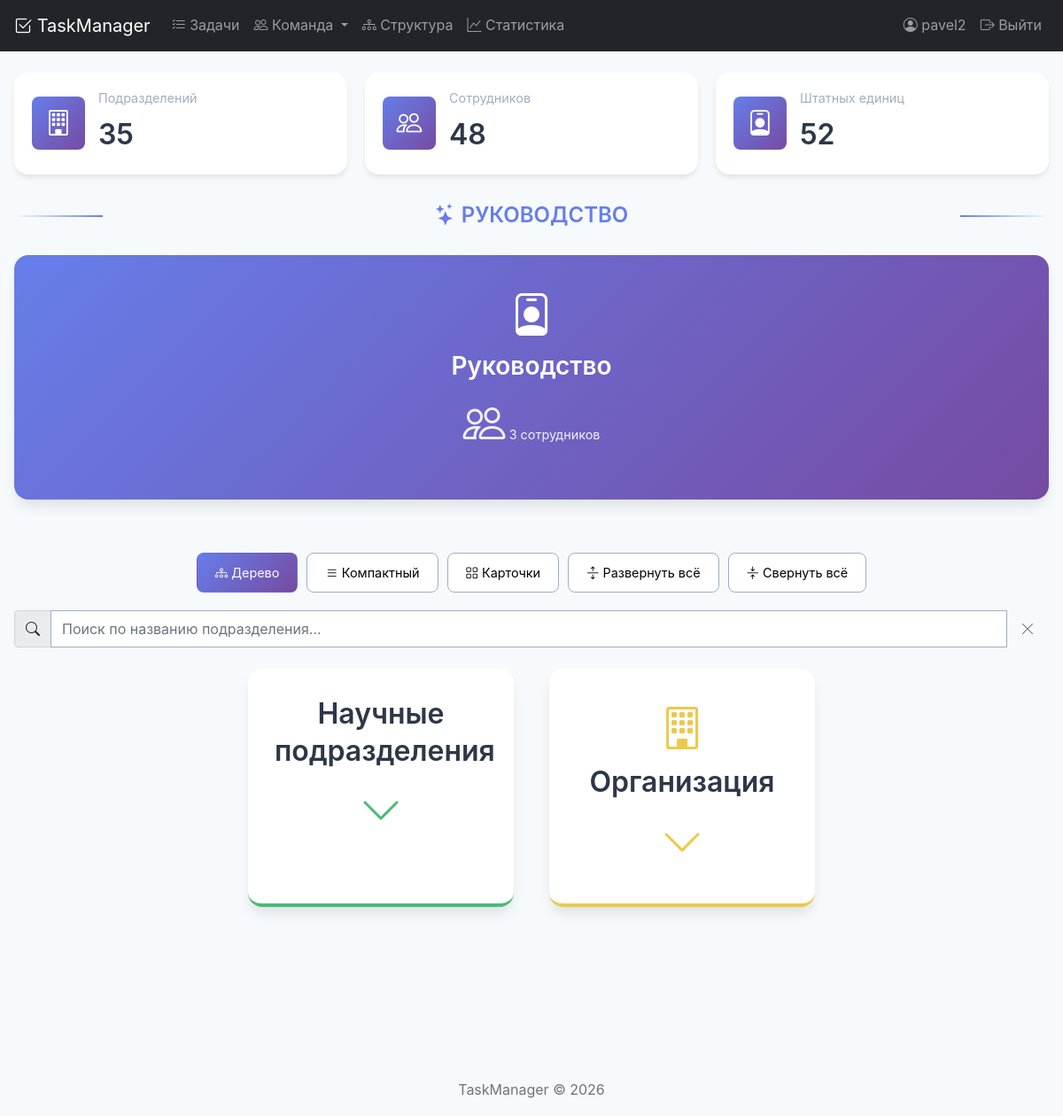
Before: /org-chart/ (signed in) with the older database file.
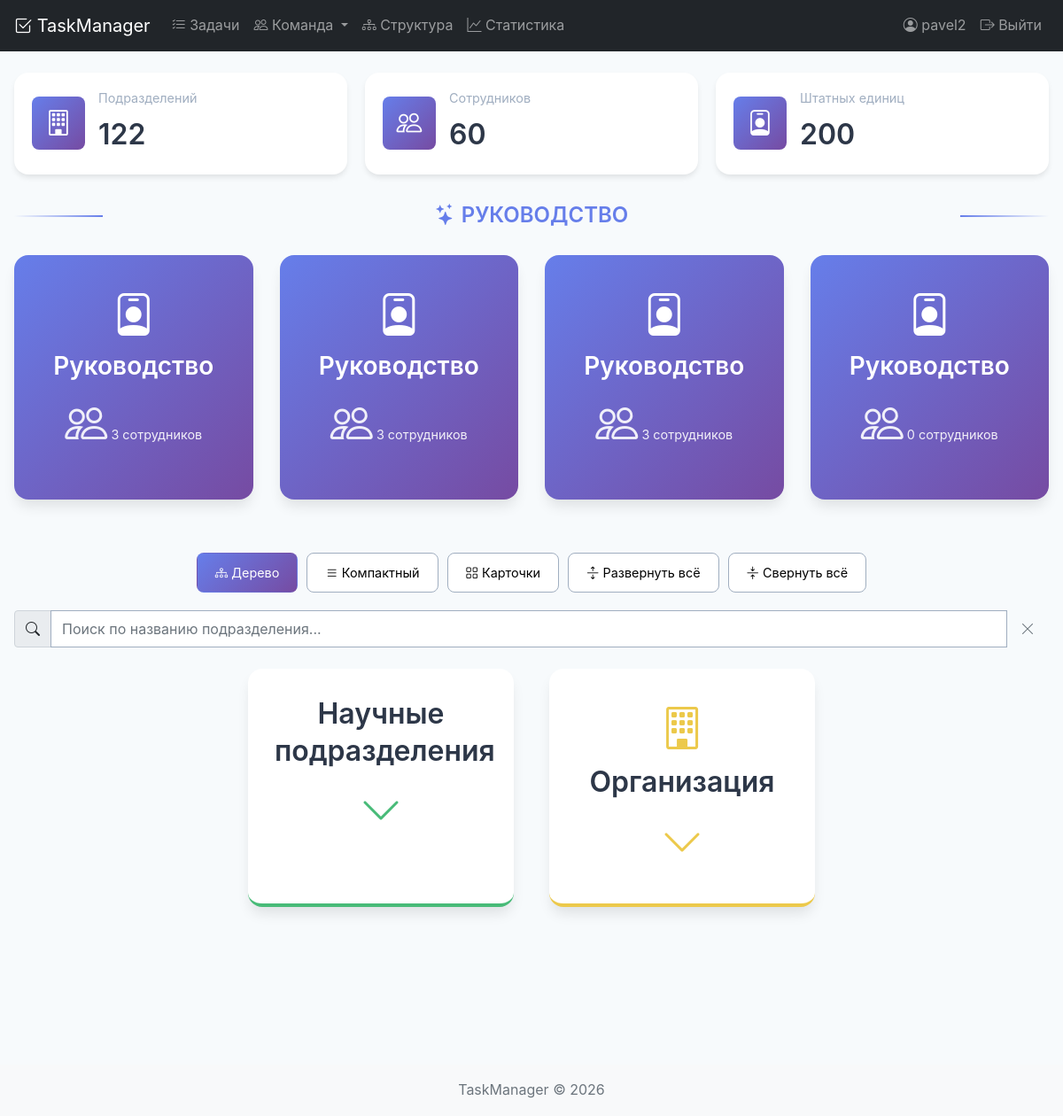
After: the same page with the newer database file.
### tasks/models.py (models this page shows, shortened)
class Department(models.Model):
    name = models.CharField('Название', max_length=255)
    code = models.CharField('Код', max_length=50, blank=True, null=True)
    parent = models.ForeignKey(
        'self',
        on_delete=models.CASCADE,
        verbose_name='Вышестоящее подразделение',
        related_name='children',
        null=True,
        blank=True
    )
    level = models.IntegerField('Уровень вложенности', default=0)
    full_path = models.CharField('Полный путь', max_length=500, blank=True)
    TYPE_CHOICES = [
        ('directorate', 'Дирекция'),
        ('department', 'Отдел'),
        ('laboratory', 'Лаборатория'),
        ('group', 'Группа'),
        ('service', 'Служба'),
        ('division', 'Отделение'),
    ]
    type = models.CharField('Тип', max_length=20, choices=TYPE_CHOICES, default='department')
    created_date = models.DateTimeField('Дата создания', auto_now_add=True)
    updated_date = models.DateTimeField('Дата обновления', auto_now=True)
    class Meta:
        verbose_name = 'Подразделение'
        verbose_name_plural = 'Подразделения'
        ordering = ['full_path']
        indexes = [
            models.Index(fields=['parent'], name='dept_parent_idx'),
            models.Index(fields=['type'], name='dept_type_idx'),
            models.Index(fields=['name'], name='dept_name_idx'),
            models.Index(fields=['full_path'], name='dept_full_path_idx'),
            models.Index(fields=['level'], name='dept_level_idx'),
        ]

### tasks/views/dashboard_views.py (the view)
# urls.py: path('org-chart/', organization_chart, name='organization_chart'),
@login_required
def organization_chart(request):
    cache_key = 'org_chart_data_v3'
    cached_data = cache.get(cache_key)
    if cached_data:
        print("📦 Данные загружены из кэша")
        return render(request, 'tasks/organization_chart.html', cached_data)
    print("🔄 Загружаем данные из базы...")
    departments = Department.objects.annotate(
        staff_count=Count('staff_positions', filter=Q(staff_positions__is_active=True))
    ).prefetch_related(
        Prefetch('staff_positions',
                queryset=StaffPosition.objects.filter(is_active=True).select_related('employee', 'position')),
        Prefetch('children',
                queryset=Department.objects.annotate(
                    child_staff_count=Count('staff_positions', filter=Q(staff_positions__is_active=True))
                ).prefetch_related(
                    Prefetch('staff_positions',
                            queryset=StaffPosition.objects.filter(is_active=True).select_related('employee', 'position')),
                    Prefetch('children',
                            queryset=Department.objects.annotate(
                                grandchild_staff_count=Count('staff_positions', filter=Q(staff_positions__is_active=True))
                            ).prefetch_related(
                                Prefetch('staff_positions',
                                        queryset=StaffPosition.objects.filter(is_active=True).select_related('employee', 'position'))
                            ))
                ))
    ).order_by('name')
    dept_list = list(departments)
    dept_dict = {d.id: d for d in dept_list}
    for dept in dept_list:
        dept.children_list = []
    root_departments = []
    for dept in dept_list:
        if dept.parent_id:
            parent = dept_dict.get(dept.parent_id)
            if parent:
                parent.children_list.append(dept)
        else:
            root_departments.append(dept)
    departments_by_type = {
        'institute': [],
        'department': [],
        'laboratory': [],
        'group': [],
        'service': [],
    }
    for dept in dept_list:
        dept_type = dept.type
        if dept_type in ['institute', 'directorate']:
            departments_by_type['institute'].append(dept)
        elif dept_type in departments_by_type:
            departments_by_type[dept_type].append(dept)
    radiobiology_institute = None
    for dept in dept_list:
        if 'радиационной биологии' in dept.name.lower():
            radiobiology_institute = dept
            break
    total_departments = len(dept_list)
    total_staff_positions = StaffPosition.objects.filter(is_active=True).count()
    total_employees = StaffPosition.objects.filter(is_active=True).values('employee').distinct().count()
    context = {
        'root_departments': root_departments,
        'departments_by_type': departments_by_type,
        'radiobiology_institute': radiobiology_institute,
        'total_departments': total_departments,
        'total_employees': total_employees,
        'total_staff_positions': total_staff_positions,
    }
    cache.set(cache_key, context, 60 * 10)
    return render(request, 'tasks/organization_chart.html', context)

### tasks/models.py (called while the page is built)
    @property
    def short_name(self):
        result = self.last_name
        if self.first_name:
            result += f" {self.first_name[0]}."
        if self.patronymic:
            result += f"{self.patronymic[0]}."  # Убираем пробел перед отчеством
        return result

### taskmanager/tasks/templates/tasks/organization_chart.html (shortened to what this page needs)
{% extends 'base.html' %}
{% load static %}
{% block extra_css %}
    <link href="{% static 'css/organization.css' %}" rel="stylesheet">
{% endblock %}
{% block content %}
<div class="org-chart-container">
    <div class="stats-cards">
        <div class="stat-card">
            <div class="stat-icon">
                <i class="bi bi-building"></i>
            </div>
            <div class="stat-info">
                <h3>Подразделений</h3>
                <p>{{ total_departments }}</p>
            </div>
        </div>
        <div class="stat-card">
            <div class="stat-icon">
                <i class="bi bi-people"></i>
            </div>
            <div class="stat-info">
                <h3>Сотрудников</h3>
                <p>{{ total_employees }}</p>
            </div>
        </div>
        <div class="stat-card">
            <div class="stat-icon">
                <i class="bi bi-person-badge"></i>
            </div>
            <div class="stat-info">
                <h3>Штатных единиц</h3>
                <p>{{ total_staff_positions }}</p>
            </div>
        </div>
    </div>
    <div class="leadership-section">
        <h2 class="leadership-title">
            <i class="bi bi-stars"></i> РУКОВОДСТВО
        </h2>
        <div class="leadership-grid">
            {% for dept in root_departments %}
                {% if 'руководств' in dept.name|lower or dept.type == 'directorate' %}
                    <div class="leadership-card">
                        <i class="bi bi-person-badge"></i>
                        <h3>{{ dept.name|truncatechars:40 }}</h3>
                        <p>
                            <i class="bi bi-people"></i>
                            {{ dept.staff_positions.count }} сотрудников
                        </p>
                    </div>
                {% endif %}
            {% endfor %}
        </div>
    </div>
    <div class="control-buttons">
        <button class="control-btn active" onclick="setView('tree')">
            <i class="bi bi-diagram-3"></i> Дерево
        </button>
        <button class="control-btn" onclick="setView('compact')">
            <i class="bi bi-list"></i> Компактный
        </button>
        <button class="control-btn" onclick="setView('cards')">
            <i class="bi bi-grid"></i> Карточки
        </button>
        <button class="control-btn" onclick="OrgTree.expandAll()">
            <i class="bi bi-arrows-expand"></i> Развернуть всё
        </button>
        <button class="control-btn" onclick="OrgTree.collapseAll()">
            <i class="bi bi-arrows-collapse"></i> Свернуть всё
        </button>
    </div>
    <div class="search-box mb-4">
        <div class="input-group">
            <span class="input-group-text"><i class="bi bi-search"></i></span>
            <input type="text" class="form-control" id="search-input"
                   placeholder="Поиск по названию подразделения...">
            <button class="btn btn-outline-secondary" onclick="Search.clear()">
                <i class="bi bi-x-lg"></i>
            </button>
        </div>
    </div>
    <div class="main-blocks">
        <div class="main-block science" onclick="MainBlocks.toggleScience()">
            <h2>Научные подразделения</h2>
            <div class="toggle-icon" id="science-icon">
                <i class="bi bi-chevron-down"></i>
            </div>
        </div>
        <div class="main-block organization" onclick="MainBlocks.toggleOrganization()">
            <i class="bi bi-building"></i>
            <h2>Организация</h2>
            <div class="toggle-icon" id="organization-icon">
                <i class="bi bi-chevron-down"></i>
            </div>
        </div>
    </div>
    <div class="org-tree" id="org-tree">
    </div>
</div>
{% endblock %}

Changed rows visible on the page:
added Department: name "Руководство", staff_positions.count "3"
added Department: name "Руководство", staff_positions.count "3"
added Department: name "Руководство", staff_positions.count "0"
Other visible differences:
{{ total_departments }}: "35" → "122"
{{ total_employees }}: "48" → "60"
{{ total_staff_positions }}: "52" → "200"
